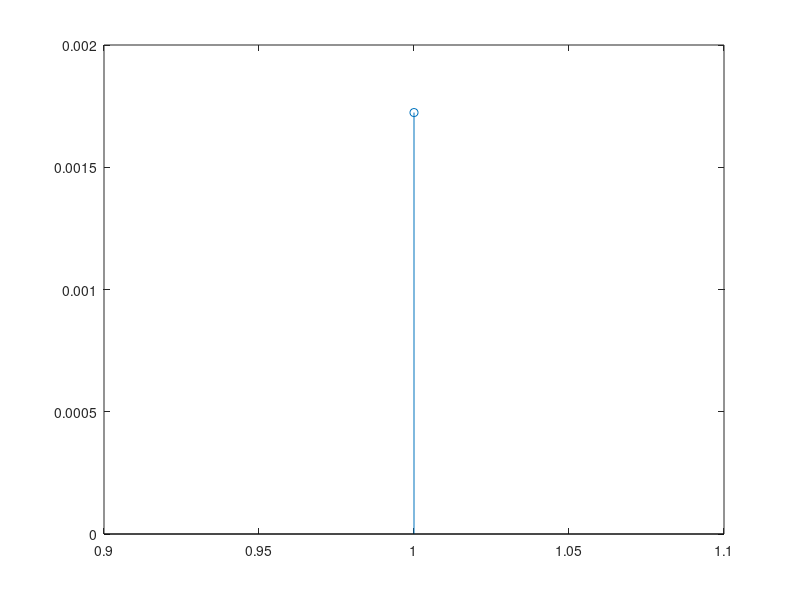
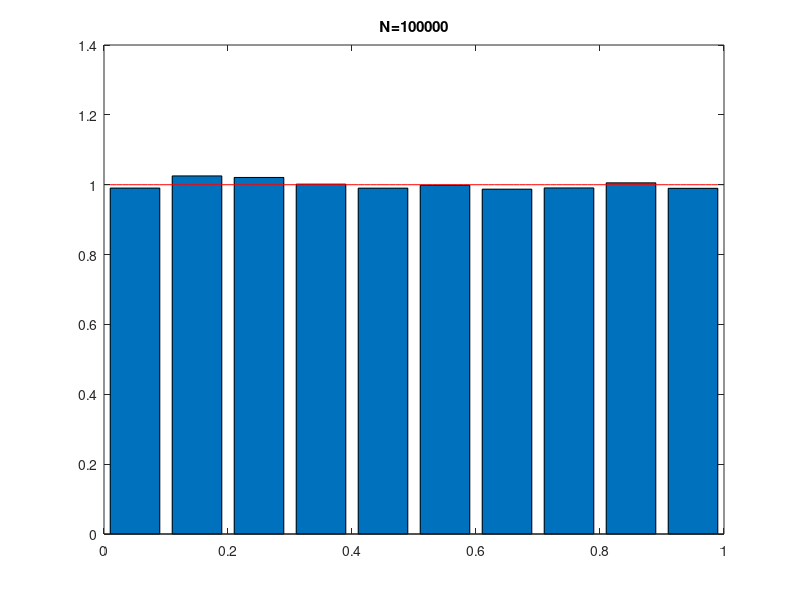

Here is the MATLAB script that generated these plots, in order:
clear;
N=100000;
numofbins=10;

X=rand(N,1);                            %create a matrix of 1000*1
avg=mean(X);                            %sample mean
std_dev=std(X);                               %sample std deviation

stem(0.5-avg);         %Theoritical mean is 0.5, plot bias of sample mean
figure
stem(sqrt(1/12)-std_dev);              %plot bias of sample deviation

i=(0:0.01:1);  
[hfreq,centre]=hist(X,numofbins);       %[counts,centers] = hist(___)

%y is assigned to pdf of uniform distribution
y=unifpdf(i,0,1);  

%total area is sum(hfreq)*(1/numofbins). After normalisation, total area
%under pdf is 1.
bar(centre,hfreq/sum(hfreq)*numofbins);hold on 
plot(i,y,'r');hold off
title('N=100000')

%the estimate converge as sample number increases.
%number of bins defines the interval size, only points insided the interval
%is counted for corresponding bar. If histogram is not normalised by number
%of bins, average height has inverse correlation with bin number.

%normalised by number of bins will be:
%bar(centre,hfreq/sum(hfreq));hold on

